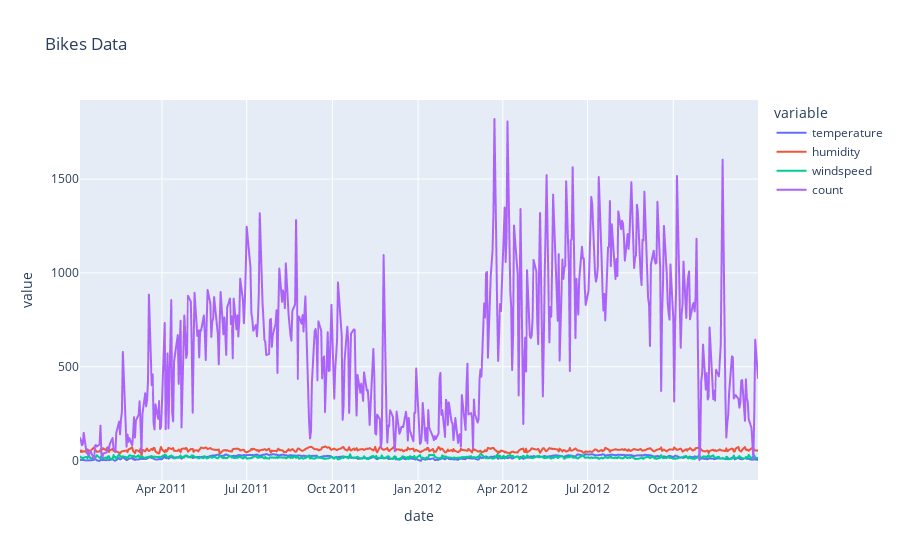

The notebook cell this image was saved under:
### Markdown cell above
We can also use plotly express to create interactive time series plots quickly. This can be especially useful for large time series where we may want to scan, zoom or select points. 

**A really nice feature is we can click on a legend entry and toggle whether to see that variable. This is great for when the time series are on different scales.**

### Code cell
fig = px.line(
    bikes.reset_index(), x="date", y=bikes.columns, title="Bikes Data"
)
fig.show()

### Figure 1 — Plotly figure (JSON) as saved in the notebook; plotly's stock layout.template omitted (floating-point values rounded to 4 significant figures; data arrays with more than 128 entries replaced by an {"elided": "..."} marker saying what was removed)
{"data": [{"hovertemplate": "variable=temperature<br>date=%{x}<br>value=%{y}<extra></extra>", "legendgroup": "temperature", "line": {"color": "#636efa", "dash": "solid"}, "marker": {"symbol": "circle"}, "mode": "lines", "name": "temperature", "showlegend": true, "type": "scattergl", "x": {"elided": "729 str values"}, "xaxis": "x", "y": {"elided": "729 float values"}, "yaxis": "y"}, {"hovertemplate": "variable=humidity<br>date=%{x}<br>value=%{y}<extra></extra>", "legendgroup": "humidity", "line": {"color": "#EF553B", "dash": "solid"}, "marker": {"symbol": "circle"}, "mode": "lines", "name": "humidity", "showlegend": true, "type": "scattergl", "x": {"elided": "729 str values"}, "xaxis": "x", "y": {"elided": "729 float values"}, "yaxis": "y"}, {"hovertemplate": "variable=windspeed<br>date=%{x}<br>value=%{y}<extra></extra>", "legendgroup": "windspeed", "line": {"color": "#00cc96", "dash": "solid"}, "marker": {"symbol": "circle"}, "mode": "lines", "name": "windspeed", "showlegend": true, "type": "scattergl", "x": {"elided": "729 str values"}, "xaxis": "x", "y": {"elided": "729 float values"}, "yaxis": "y"}, {"hovertemplate": "variable=count<br>date=%{x}<br>value=%{y}<extra></extra>", "legendgroup": "count", "line": {"color": "#ab63fa", "dash": "solid"}, "marker": {"symbol": "circle"}, "mode": "lines", "name": "count", "showlegend": true, "type": "scattergl", "x": {"elided": "729 str values"}, "xaxis": "x", "y": {"elided": "729 float values"}, "yaxis": "y"}], "layout": {"legend": {"title": {"text": "variable"}, "tracegroupgap": 0}, "title": {"text": "Bikes Data"}, "xaxis": {"anchor": "y", "domain": [0, 1], "title": {"text": "date"}}, "yaxis": {"anchor": "x", "domain": [0, 1], "title": {"text": "value"}}}}
